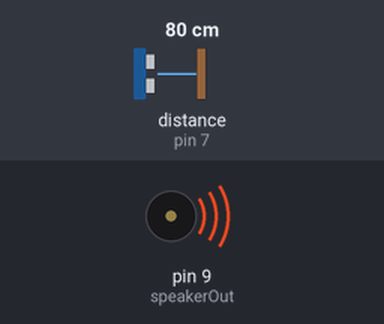
The sketch below on a simulated Arduino Uno, built with avr-gcc and run on an emulated ATmega328P. Parts: buzzer (waves = sounding). Inputs (shaded band) come from the test bench; at power-on: distance to the obstacle (sensor on pin 7) 80 cm. The echo pulse lasts 58.3 µs per cm.

Above: at 1.2 s.
1.3 s: distance to the obstacle (sensor on pin 7) set to 2 cm
At 1.62 s:
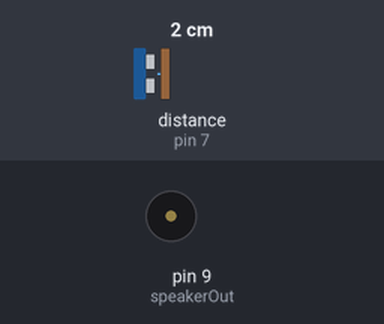
4.3 s: distance to the obstacle (sensor on pin 7) set to 9 cm
7.3 s: distance to the obstacle (sensor on pin 7) set to 4 cm
Timing chart, 0 to 16.3 s (numbered marks = the images above; inputs shaded):
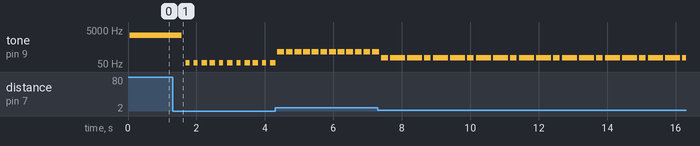

The sketch:

PLab-ProximitySensor-Buzzer.ino
```cpp
#include "NewPing.h"
// Library NewPing from:
// https://code.google.com/p/arduino-new-ping/downloads/detail?name=NewPing_v1.5.zip&can=2&q=

const int echoPin = 7;
const int triggerPin = 8;
const int maxDistance = 100;  // default 300
NewPing sonar(triggerPin, echoPin, maxDistance);

int speakerOut = 9; // Put speaker through 220 ohm on pin 9.
int frequency = 0;
int duration = 200;

void setup() {
   pinMode(speakerOut, OUTPUT);
}

// Function to produce one square pulse of a
// given frequency on a given pin:
void playTone(int pin, int freq, int dur) {
  long int pulseLength = 500000 / freq;
  long int durLong = dur;
  long int noOfPulses = (durLong*1000) / (pulseLength*2);
  for (long int i = 0; i < noOfPulses; i++) {
     digitalWrite(pin, HIGH);
     delayMicroseconds(pulseLength);
     digitalWrite(pin, LOW);
     delayMicroseconds(pulseLength);
  }
}


void loop() {
//   Får tiden det tar med et ping
   unsigned int time = sonar.ping();
//   Beregn hvor langt dette var
   float distance = sonar.convert_cm(time);
 //  if (distance == 0) {
 //   distance = maxDistance;
 //  };
   frequency = 30 * distance;
   playTone(speakerOut, frequency, 200);
   delay(50);
}
```

Measured:
- after the input at 1.3 s, tone on pin 9 (speakerOut): alternates 60 Hz for 0.14 s and silent for 0.11 s, starting after 0.27 s
